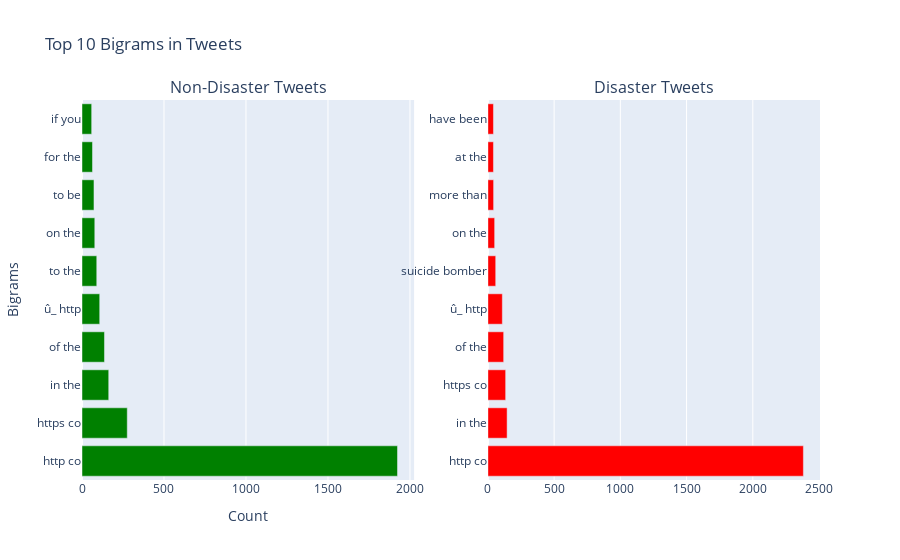

Write notebook code for a chart like this one.
### Code cell
def get_top_tweet_bigrams(corpus, n=None):
    vec = CountVectorizer(ngram_range=(2, 2)).fit(corpus)
    bag_of_words = vec.transform(corpus)
    sum_words = bag_of_words.sum(axis=0) 
    words_freq = [(word, sum_words[0, idx]) for word, idx in vec.vocabulary_.items()]
    words_freq = sorted(words_freq, key=lambda x: x[1], reverse=True)
    return words_freq[:n]

# Create corpus for disaster and non-disaster tweets
non_disaster_corpus = train[train['target'] == 0]['text']
disaster_corpus = train[train['target'] == 1]['text']

# Get top bigrams
top_non_disaster_bigrams = get_top_tweet_bigrams(non_disaster_corpus, 10)
top_disaster_bigrams = get_top_tweet_bigrams(disaster_corpus, 10)

# Prepare data for plotting
x_non_disaster, y_non_disaster = map(list, zip(*top_non_disaster_bigrams))
x_disaster, y_disaster = map(list, zip(*top_disaster_bigrams))

# Create subplots
fig = make_subplots(rows=1, cols=2, subplot_titles=('Non-Disaster Tweets', 'Disaster Tweets'))

# Add bar chart for non-disaster tweets
fig.add_trace(go.Bar(x=y_non_disaster, y=x_non_disaster, orientation='h', name='Non-Disaster', marker_color='green'), row=1, col=1)

# Add bar chart for disaster tweets
fig.add_trace(go.Bar(x=y_disaster, y=x_disaster, orientation='h', name='Disaster', marker_color='red'), row=1, col=2)

# Update layout
fig.update_layout(title_text='Top 10 Bigrams in Tweets',
                  xaxis_title='Count',
                  yaxis_title='Bigrams',
                  showlegend=False)

fig.show()

### Figure 1 — Plotly figure (JSON) as saved in the notebook; plotly's stock layout.template omitted (floating-point values rounded to 4 significant figures)
{"data": [{"marker": {"color": "green"}, "name": "Non-Disaster", "orientation": "h", "type": "bar", "x": [1924, 276, 163, 137, 108, 90, 78, 73, 64, 59], "xaxis": "x", "y": ["http co", "https co", "in the", "of the", "û_ http", "to the", "on the", "to be", "for the", "if you"], "yaxis": "y"}, {"marker": {"color": "red"}, "name": "Disaster", "orientation": "h", "type": "bar", "x": [2382, 145, 134, 119, 109, 59, 51, 43, 42, 42], "xaxis": "x2", "y": ["http co", "in the", "https co", "of the", "û_ http", "suicide bomber", "on the", "more than", "at the", "have been"], "yaxis": "y2"}], "layout": {"annotations": [{"font": {"size": 16}, "showarrow": false, "text": "Non-Disaster Tweets", "x": 0.225, "xanchor": "center", "xref": "paper", "y": 1, "yanchor": "bottom", "yref": "paper"}, {"font": {"size": 16}, "showarrow": false, "text": "Disaster Tweets", "x": 0.775, "xanchor": "center", "xref": "paper", "y": 1, "yanchor": "bottom", "yref": "paper"}], "autosize": true, "showlegend": false, "title": {"text": "Top 10 Bigrams in Tweets"}, "xaxis": {"anchor": "y", "autorange": true, "domain": [0, 0.45], "range": [0, 2025.0], "title": {"text": "Count"}, "type": "linear"}, "xaxis2": {"anchor": "y2", "autorange": true, "domain": [0.55, 1], "range": [0, 2507.0], "type": "linear"}, "yaxis": {"anchor": "x", "autorange": true, "domain": [0, 1], "range": [-0.5, 9.5], "title": {"text": "Bigrams"}, "type": "category"}, "yaxis2": {"anchor": "x2", "autorange": true, "domain": [0, 1], "range": [-0.5, 9.5], "type": "category"}}}
